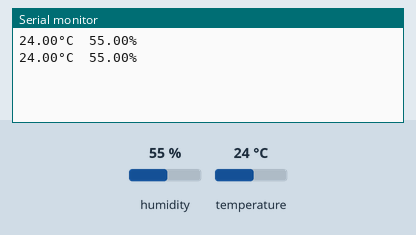
Simulated run of this sketch. Board: Arduino Uno, built with avr-gcc and run on an emulated ATmega328P. Parts: the last lines printed to the serial monitor. The test bench sets the inputs (shaded band); at power-on: humidity 55 %, temperature 24 °C.

Above: at 3.3 s.
3.4 s: humidity set to 22 %
At 5.5 s:
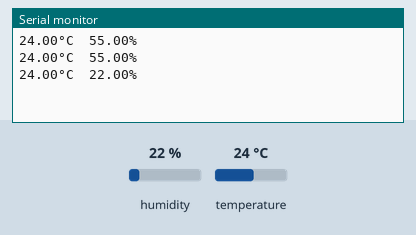
6.7 s: temperature set to 12 °C
At 8.8 s:
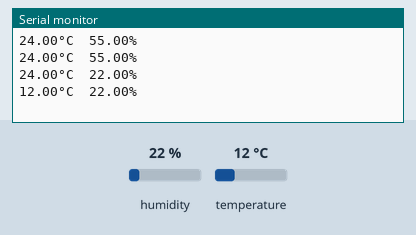
10.0 s: humidity set to 40 %
At 10.9 s:
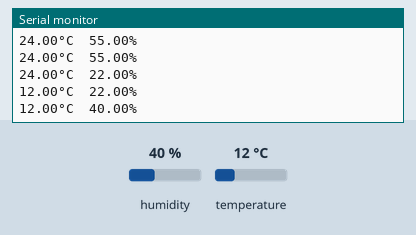
Timing chart, 0 to 13.0 s (numbered marks = the images above; inputs shaded):
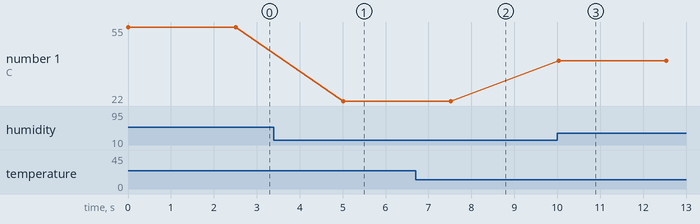

The sketch:

SDS011.ino
```cpp
#include <DHT.h>

#define DHTPIN 9
DHT dht22(DHTPIN, DHT22);

void setup() {
  Serial.begin(9600);
}

void loop() {
  // Declare variables for sensor readings
  float temperature = 0;
  float humidity = 0;
  // Take readings from sensor
  temperature = dht22.readTemperature();
  humidity = dht22.readHumidity();

  // Print out readings
  Serial.print(temperature);
  Serial.print("°C");
  Serial.print("\t");
  Serial.print(humidity);
  Serial.print("%");
  Serial.println("");

  // Wait 2.5 seconds until next reading.
  delay(2500);
}
```

Measured:
- after the input at 3.4 s, the serial monitor: prints a new line after 1.6 s (image 1)
- after the input at 6.7 s, the serial monitor: prints a new line after 0.82 s (image 2)
- after the input at 10.0 s, the serial monitor: prints a new line at once (image 3)
- plotted number 1: 55 → 22 after the input at 3.4 s, 22 → 40 after the input at 10.0 s
